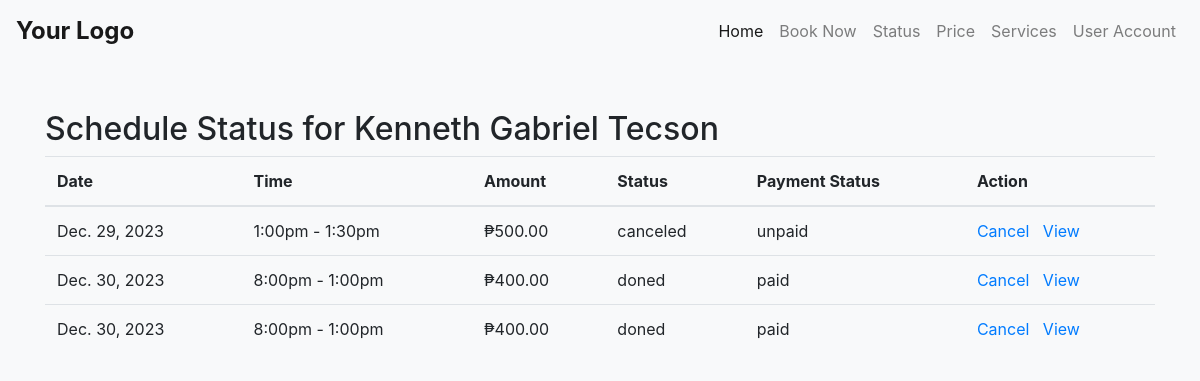
The page /schedule-status_1.php (signed in) on the database as committed earlier.
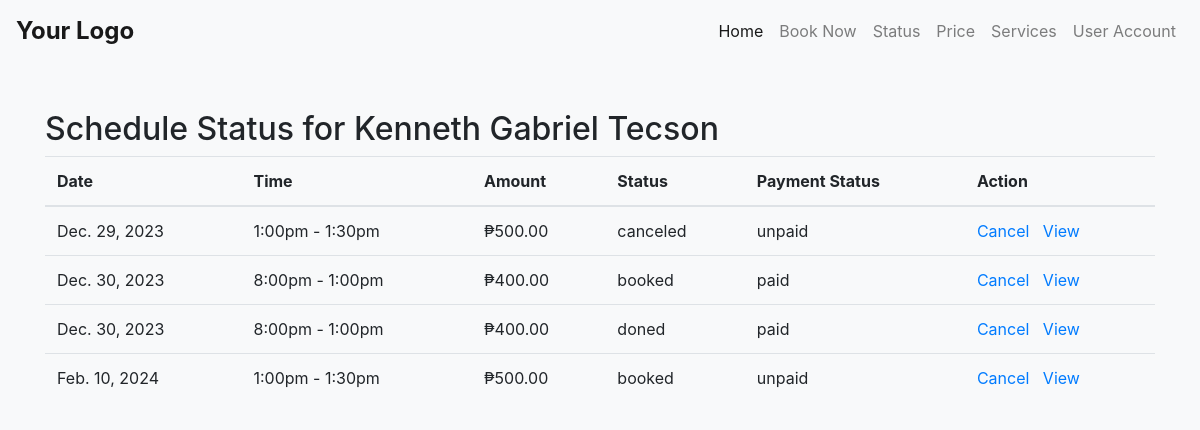
The same page on the database as committed later.
### tables this page shows
CREATE TABLE `car_emission` (
  `id` int(11) NOT NULL,
  `event_id` int(11) NOT NULL,
  `user_id` int(11) NOT NULL,
  `plate_number` varchar(20) NOT NULL,
  `customer_email` varchar(255) NOT NULL,
  `customer_first_name` varchar(255) NOT NULL,
  `customer_middle_name` varchar(255) DEFAULT NULL,
  `customer_last_name` varchar(255) NOT NULL,
  `address` varchar(255) DEFAULT NULL,
  `status` varchar(20) NOT NULL,
  `app_date` datetime DEFAULT NULL,
  `vehicle_cr_no` varchar(50) DEFAULT NULL,
  `vehicle_or_no` varchar(50) DEFAULT NULL,
  `first_reg_date` date DEFAULT NULL,
  `year_model` varchar(10) DEFAULT NULL,
  `fuel_type` varchar(50) DEFAULT NULL,
  `purpose` varchar(50) DEFAULT NULL,
  `mv_type` varchar(50) DEFAULT NULL,
  `region` varchar(50) DEFAULT NULL,
  `mv_file_no` varchar(50) DEFAULT NULL,
  `classification` varchar(50) DEFAULT NULL,
  `payment_date` datetime DEFAULT NULL,
  `petc_or` varchar(50) DEFAULT NULL,
  `amount` decimal(10,2) DEFAULT NULL,
  `organization` varchar(100) DEFAULT NULL,
  `engine` varchar(50) DEFAULT NULL,
  `chassis` varchar(50) DEFAULT NULL,
  `make` varchar(50) DEFAULT NULL,
  `series` varchar(50) DEFAULT NULL,
  `color` varchar(50) DEFAULT NULL,
  `gross_weight` decimal(10,2) DEFAULT NULL,
  `net_capacity` decimal(10,2) DEFAULT NULL,
  `cec_number` varchar(50) DEFAULT NULL,
  `mvect_operator` varchar(50) DEFAULT NULL,
  `car_picture` varchar(255) NOT NULL,
  `paymentMethod` varchar(50) NOT NULL,
  `paymentStatus` varchar(50) NOT NULL,
  `ticketing_id` varchar(20) NOT NULL,
  `reference_number` varchar(50) DEFAULT NULL,
  `date_tested` datetime DEFAULT NULL,
  `smurf_admin_id` int(11) DEFAULT NULL
);

CREATE TABLE `schedule_list` (
  `id` int(30) NOT NULL,
  `title` text NOT NULL,
  `description` text NOT NULL,
  `qty_of_person` int(23) NOT NULL,
  `reserve_count` int(23) NOT NULL DEFAULT 0,
  `price_3` decimal(10,2) NOT NULL DEFAULT 0.00,
  `price_2` decimal(10,2) NOT NULL,
  `price_1` decimal(10,2) NOT NULL DEFAULT 0.00,
  `start_datetime` datetime NOT NULL,
  `end_datetime` datetime DEFAULT NULL,
  `availability` varchar(10) NOT NULL DEFAULT 'available'
);

### schedule-status_1.php (the view, shortened to what this page needs)
<?php
include("partials/navbar.php");
include("connect/connection.php");
$customerEmail = $_SESSION['email'];
$customerQuery = $connect->prepare("SELECT first_name, middle_name, last_name FROM login WHERE email = ?");
$customerQuery->bind_param("s", $customerEmail);
$customerQuery->execute();
$customerResult = $customerQuery->get_result();
$customerDetails = $customerResult->fetch_assoc();
$bookingQuery = $connect->prepare("SELECT ce.*, sl.start_datetime, sl.end_datetime FROM car_emission ce
    JOIN schedule_list sl ON ce.event_id = sl.id
    WHERE ce.customer_email = ?");
$bookingQuery->bind_param("s", $customerEmail);
$bookingQuery->execute();
$bookingResult = $bookingQuery->get_result();
?>
<!DOCTYPE html>
<html lang="en">
<head>
</head>
<body class="bg-light">
    <div class="container py-5">
        <h2>Schedule Status for <?php echo $customerDetails['first_name'] . ' ' . $customerDetails['last_name']; ?></h2>
        <?php if ($bookingResult->num_rows > 0) { ?>
            <table class="table">
                <thead>
                    <tr>
                    <th>Date</th>
                        <th>Time</th>
                        <th>Amount</th>
                        <th>Status</th>
                        <th>Payment Status</th>
                        <th>Action</th>
                    </tr>
                </thead>
                <tbody>
                    <?php while ($booking = $bookingResult->fetch_assoc()) { ?>
                        <tr>
                        <td><?php echo date('M. j, Y', strtotime($booking['start_datetime'])); ?></td>
                            <td>
                                <?php
                                    $startTime = date('g:ia', strtotime($booking['start_datetime']));
                                    $endTime = date('g:ia', strtotime($booking['end_datetime']));
                                    echo $startTime . ' - ' . $endTime;
                                ?>
                            </td>
                            <td><?php echo "₱". $booking['amount']; ?></td>
                            <td><?php echo $booking['status']; ?></td>
                            <td><?php echo $booking['paymentStatus']; ?></td>
                            <td><a href="cancel-booking.php?id=<?php echo $booking['id']; ?>">Cancel</a>
                           <a href="view-booking.php?id=<?php echo $booking['id']; ?>">View</a>
                            </td>
                        </tr>
                    <?php } ?>
                </tbody>
            </table>
        <?php } else { ?>
            <p>No bookings found.</p>
        <?php } ?>
    </div>
</body>
</html>

### partials/navbar.php (shortened to what this page needs)
<!DOCTYPE html>
<html lang="en">
<head>
    <link rel="stylesheet" href="https://stackpath.bootstrapcdn.com/bootstrap/4.3.1/css/bootstrap.min.css">
</head>
<body>
    <nav class="navbar navbar-expand-lg navbar-light bg-light">
        <a class="navbar-brand" href="#">
            <span class="navbar-logo">Your Logo</span>
        </a>
        <div class="collapse navbar-collapse" id="navbarNav">
            <ul class="navbar-nav ml-auto">
                <li class="nav-item active">
                    <a class="nav-link" href="home.php">Home</a>
                </li>
                <li class="nav-item">
                    <a class="nav-link" href="book-now.php">Book Now</a>
                </li>
                <li class="nav-item">
                    <a class="nav-link" href="schedule-status.php">Status</a>
                </li>
                <li class="nav-item">
                    <a class="nav-link" href="#">Price</a>
                </li>
                <li class="nav-item">
                    <a class="nav-link" href="#">Services</a>
                </li>
                <li class="nav-item dropdown">
                    <a class="nav-link navbar-account" href="#" id="navbarDropdown" role="button"
                        data-toggle="dropdown" aria-haspopup="true" aria-expanded="false">
                        User Account
                    </a>
                </li>
            </ul>
        </div>
    </nav>
</body>
</html>

### partials/navbar.php (style rules this page uses)
.navbar-logo { font-weight: bold; font-size: 1.5rem; }
.navbar-nav .nav-link { color: darkgreen; }

Rows that differ between the two databases and show on the page:
changed car_emission (number 2 of 4 on the later page): status "doned" → "booked"
added car_emission: event.start_datetime "Feb. 10, 2024", event.start_datetime "1:00pm", event.end_datetime "1:30pm", amount "500.00", status "booked", paymentStatus "unpaid"
